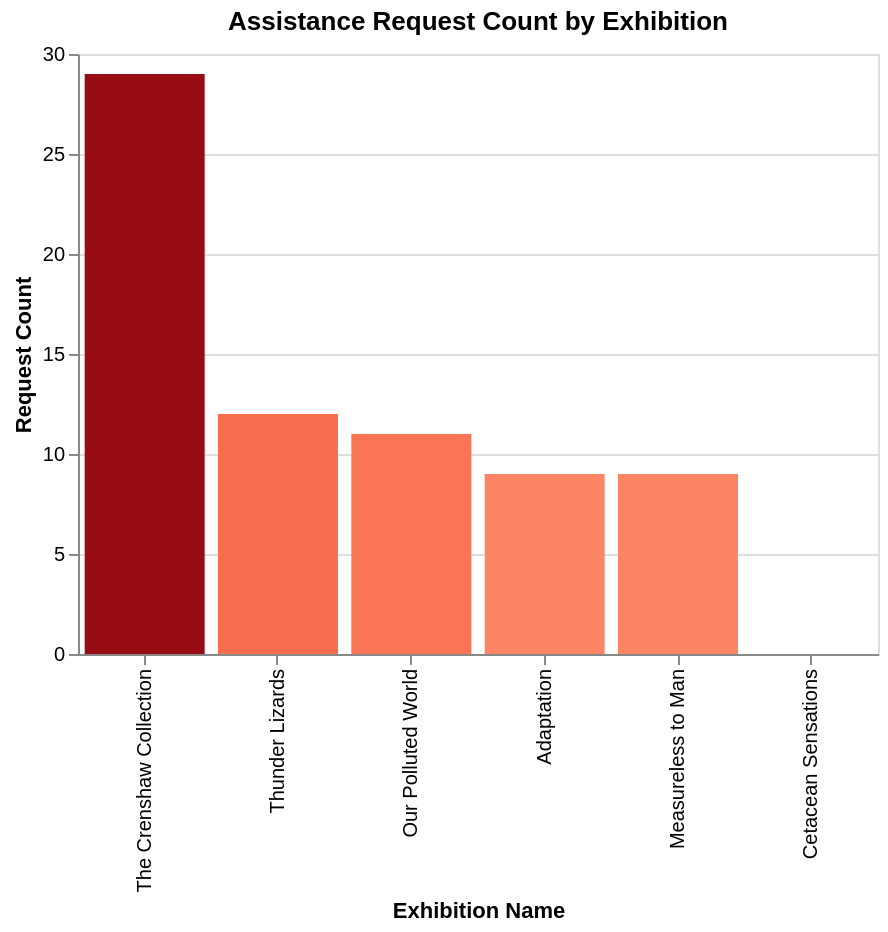

Source (notebook cell):
### Markdown cell above
## Visualisations - Assistance Requests by Exhibition

The number of requests for each exhibition is visualised in the bar chart below.

We can see that 'The Crenshaw Collection' has the most assistance requests by over double second place 'Thunder Lizards'.

### Code cell
query = """
    SELECT
    e.exhibition_name,
        COUNT(r.exhibition_id) AS request_count
    FROM exhibitions e
    LEFT JOIN requests r 
        ON e.exhibition_id = r.exhibition_id 
    AND r.request_value = 0
    GROUP BY e.exhibition_id, e.exhibition_name
    ORDER BY request_count DESC, e.exhibition_name ASC;
    """
with conn.cursor() as cursor:
    cursor.execute(query)
    rows = cursor.fetchall()
    colnames = [desc[0] for desc in cursor.description]
    df = pd.DataFrame(rows, columns=colnames)

chart = alt.Chart(df).mark_bar().encode(
    x=alt.X('exhibition_name:N', title='Exhibition Name', sort='-y'),
    y=alt.Y('request_count:Q', title='Request Count'),
    color=alt.Color('request_count:Q', scale=alt.Scale(
        scheme='reds'), legend=None)
).properties(
    title='Assistance Request Count by Exhibition',
    width=400
)

chart

### Figure 1 — Vega-Lite specification as saved in the notebook (floating-point values rounded to 4 significant figures)
{"config": {"view": {"continuousWidth": 300, "continuousHeight": 300}}, "data": {"name": "data-7fdd763d25a558dc8f3c3fee5f9433d9"}, "mark": {"type": "bar"}, "encoding": {"color": {"field": "request_count", "legend": null, "scale": {"scheme": "reds"}, "type": "quantitative"}, "x": {"field": "exhibition_name", "sort": "-y", "title": "Exhibition Name", "type": "nominal"}, "y": {"field": "request_count", "title": "Request Count", "type": "quantitative"}}, "title": "Assistance Request Count by Exhibition", "width": 400, "$schema": "https://vega.github.io/schema/vega-lite/v6.4.1.json", "datasets": {"data-7fdd763d25a558dc8f3c3fee5f9433d9": [{"exhibition_name": "The Crenshaw Collection", "request_count": 29}, {"exhibition_name": "Thunder Lizards", "request_count": 12}, {"exhibition_name": "Our Polluted World", "request_count": 11}, {"exhibition_name": "Adaptation", "request_count": 9}, {"exhibition_name": "Measureless to Man", "request_count": 9}, {"exhibition_name": "Cetacean Sensations", "request_count": 0}]}}
